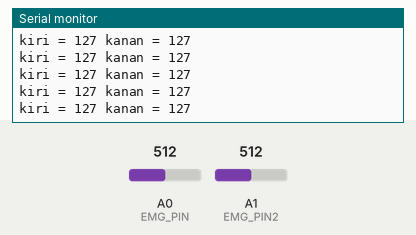
Simulated run of this sketch. Board: Arduino Leonardo, built with avr-gcc and run on an emulated ATmega32U4. Shown: the last lines printed to the serial monitor. The test bench sets the inputs (shaded band); at power-on: A0 (EMG_PIN) = 512, A1 (EMG_PIN2) = 512. USB keyboard and mouse output is not drawn.

Above: at 1.2 s.
1.3 s: A0 (EMG_PIN) set to 716
At 1.59 s:
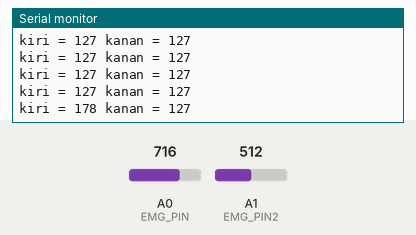
2.8 s: A1 (EMG_PIN2) set to 716
At 2.8 s:
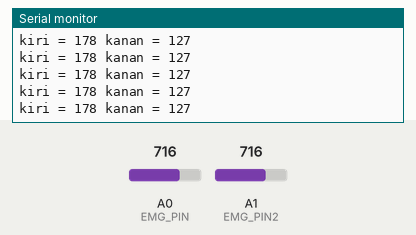
4.3 s: A0 (EMG_PIN) set to 900
At 4.32 s:
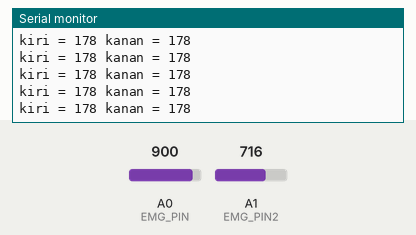
5.8 s: A1 (EMG_PIN2) set to 900
At 5.83 s:
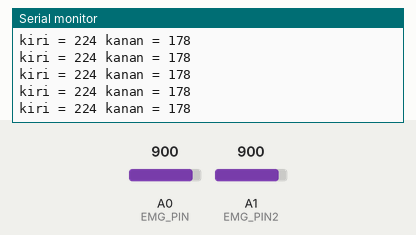
Timing chart, 0 to 8.3 s (numbered marks = the images above; inputs shaded):
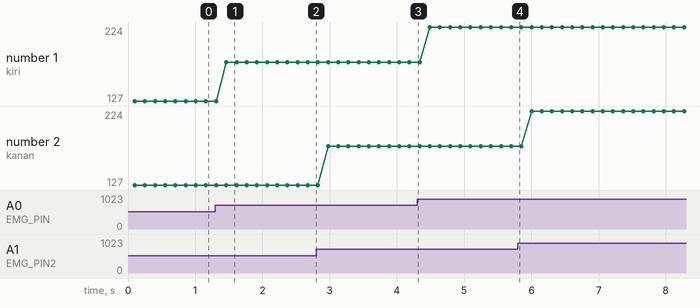

Measured:
- after the input at 1.3 s, the serial monitor: prints a new line after 0.16 s (image 1)
- plotted number 1: 127 → 178 after the input at 1.3 s, 178 → 224 after the input at 4.3 s

The sketch:

EMG24GAME.ino
```cpp
#include <Keyboard.h>
#define THRESHOLD 100
#define THRESHOLD2 100
#define EMG_PIN A0
#define EMG_PIN2 A1
void setup() {
  // put your setup code here, to run once:
  Keyboard.begin();         // Inisialisasi library Keyboard

  Serial.begin(9600);
}
void loop() {
  // put your main code here, to run repeatedly:
  int value = analogRead(EMG_PIN);
  int value2 = analogRead(EMG_PIN2);
  // Pemetaan sinyal EMG dari 0-1023 ke 0-255
  byte mappedValue = map(value, 0, 1023, 0, 255);
  byte mappedValue2 = map(value2, 0, 1023, 0, 255);
  if (mappedValue >= THRESHOLD) {
    Keyboard.press(KEY_LEFT_ARROW);   // Tombol panah kiri ditekan
    delay(100);                        // Tunda selama 100 ms
    Keyboard.release(KEY_LEFT_ARROW);  // Tombol panah kiri dilepas
  } else if (mappedValue2 >= THRESHOLD2) {
    Keyboard.press(KEY_RIGHT_ARROW);   // Tombol panah kanan ditekan
    delay(100);                         // Tunda selama 100 ms
    Keyboard.release(KEY_RIGHT_ARROW);  // Tombol panah kanan dilepas
  }
  Serial.print("kiri = ");
  Serial.print(mappedValue);
  Serial.print(" ");
  Serial.print("kanan = ");
  Serial.println(mappedValue2);
  delay(50);
}
```
